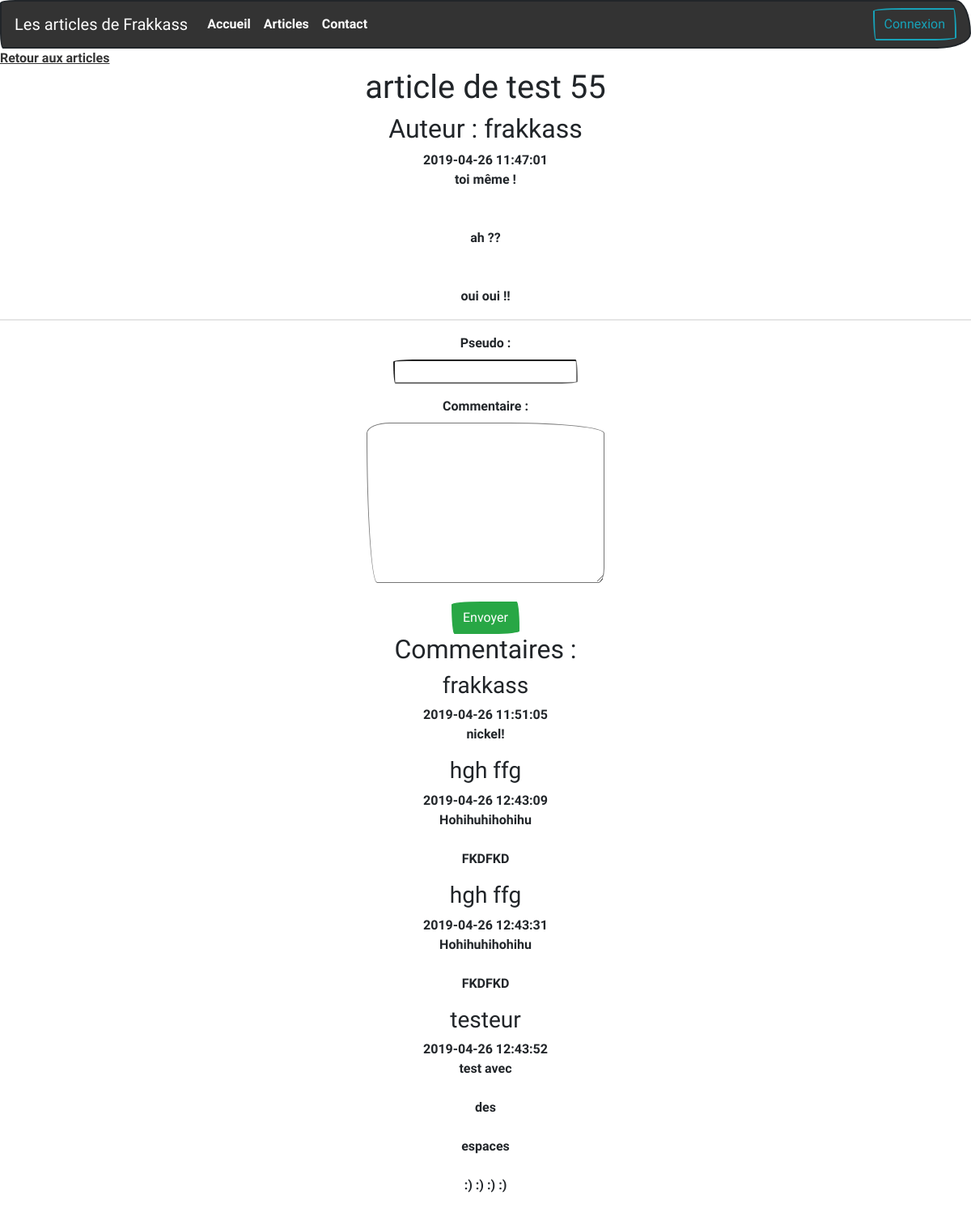
The page /article.php?id=6 on the database its author committed.
### tables this page shows
CREATE TABLE `articles` (
  `id` int(11) NOT NULL,
  `title` varchar(100) NOT NULL,
  `content` text NOT NULL,
  `author` varchar(255) NOT NULL,
  `stock` int(2) NOT NULL DEFAULT '0',
  `date` datetime NOT NULL
);

CREATE TABLE `comments` (
  `id` int(11) NOT NULL,
  `articleId` int(11) NOT NULL,
  `author` varchar(255) NOT NULL,
  `comment` text NOT NULL,
  `date` datetime NOT NULL
);

### config/functions.php (called while the page is built, shortened)
<?php
function getArticle($id){
    require('config/connect.php');
    $req = $bdd->prepare('SELECT * FROM articles WHERE id = ?');
    $req->execute(array($id));
    if($req->rowCount() == 1){
        $data = $req->fetch(PDO::FETCH_OBJ);
        return $data;
    }
    else {
        header('Location: index.php');
    }
}
function getComments($id){
    require('config/connect.php');
    $req = $bdd->prepare('SELECT * FROM comments WHERE articleId = ?');
    $req->execute(array($id));
    $data = $req->fetchAll(PDO::FETCH_OBJ);
    return $data;
}

### article.php (the view, shortened to what this page needs)
<?php
if(!isset($_GET['id']) OR !is_numeric($_GET['id'])){
    header('Location: index.php');
}else {
    extract($_GET);
    $id = strip_tags($id);
    require_once('config/functions.php');
    $article = getArticle($id);
    $comments = getComments($id);
}
?>
<main>
    <a href="articles.php">Retour aux articles</a>
<section class="text-center">
    <h1><?= $article->title ?></h1>
    <h2>Auteur : <?= $article->author ?></h2>
    <time><?= $article->date ?></time>
    <p class="mx-auto col-10 col-xl-8"><?= nl2br($article->content) ?></p>
    <hr/>
    <?php endif;
    if($article->stock == 1){
        ?>
    <form action="article.php?id=<?= $article->id ?>" method="POST">
        <p><label for="author">Pseudo : </label><br/>
    <?php if(isset($_SESSION['auth'])){ ?>
        <input type="text" name="author" id="author" value="<?php if(isset($_SESSION['user'])) echo $_SESSION['user'] ?>"/></p>
    <?php }else { ?>
        <input type="text" name="author" id="author" value="<?php if(isset($author)) echo $author ?>"/></p>
    <?php } ?>
        <p><label for="comment">Commentaire : </label><br/>
        <textarea name="comment" id="comment" cols="30" rows="8"><?php if(isset($comment)) echo $comment ?></textarea></p>
        <button class="btn btn-success" type="submit">Envoyer</button>
    </form>
    <h2>Commentaires :</h2>
    <?php foreach($comments as $com): ?>
        <h3><?= $com->author ?></h3>
        <time><?= $com->date ?></time>
        <p><?= nl2br($com->comment) ?></p>
<?php endforeach;
}?>
</section>
</main>
<?php
$content = ob_get_clean();
require 'template.php';
?>

### template.php (shortened to what this page needs)
<!DOCTYPE html>
<html lang="fr">
<head>
    <link rel="stylesheet" href="https://use.fontawesome.com/releases/v5.7.1/css/all.css">
    <link rel="stylesheet" href="https://bootswatch.com/4/sketchy/bootstrap.css">
    <link rel="stylesheet" href="css/style.css">
</head>
<header>
<?php include 'inc/nav.php';
?>
</header>
<body>
<?= $content; ?>
</body>
</html>

### inc/nav.php (shortened to what this page needs)
<nav class="navbar navbar-expand-lg navbar-dark bg-primary">
<a class="navbar-brand" href="index.php">Les articles de Frakkass</a>
<div class="collapse navbar-collapse" id="navbarColor01">
    <ul class="navbar-nav mr-auto">
    <li class="nav-item active">
        <a class="nav-link" href="index.php">Accueil <span class="sr-only">(current)</span></a>
    </li>
    <li class="nav-item">
        <a class="nav-link" href="articles.php">Articles</a>
    </li>
    <li class="nav-item">
        <a class="nav-link" href="contact.php">Contact</a>
    </li>
    </ul>
    <div class="nav-item active my-2 my-lg-0 text-light">
    <?php
    if (isset($_SESSION['auth'])){
        echo "<form action='deconnexion.php' method='get'>";
        echo "<input class='btn btn-outline-danger' type='submit' value='Déconnexion'/>";
        echo "</form>";
    }
    else {
        echo "<form action='connexion.php' method='get'>";
        echo "<input class='btn btn-outline-info' type='submit' value='Connexion'/>";
        echo "</form>";
    }
    ?>
    </div>
</div>
</nav>

### rows shown on the page
articles: title "article de test 55", author "frakkass", date "2019-04-26 11:47:01", content "toi même ! ah ?? oui oui !!"
comments: author "frakkass", date "2019-04-26 11:51:05", comment "nickel!"
comments: author "hgh ffg", date "2019-04-26 12:43:09", comment "Hohihuhihohihu FKDFKD"
comments: author "hgh ffg", date "2019-04-26 12:43:31", comment "Hohihuhihohihu FKDFKD"
comments: author "testeur", date "2019-04-26 12:43:52", comment "test avec des espaces :) :) :) :)"
